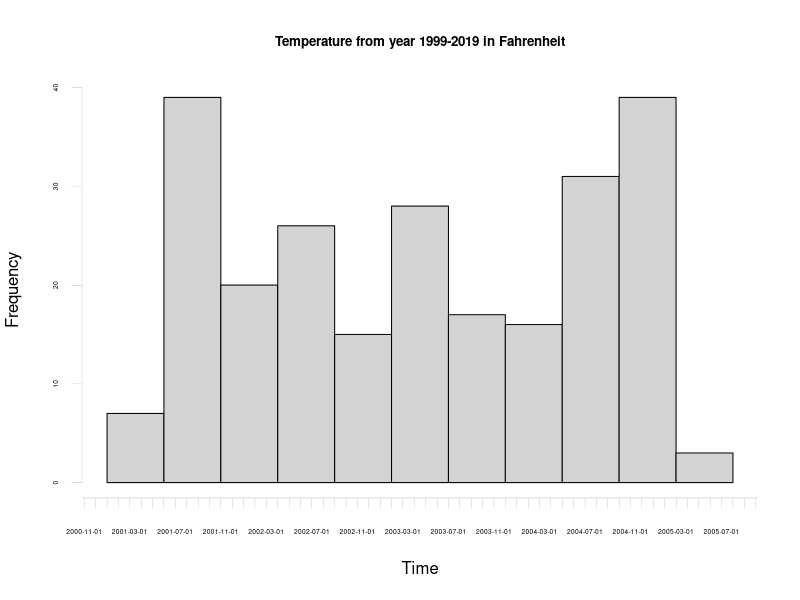
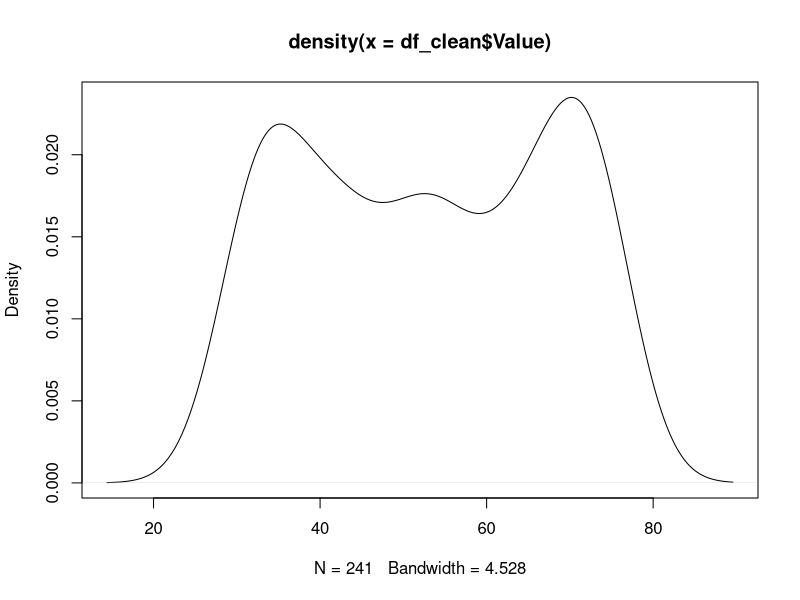
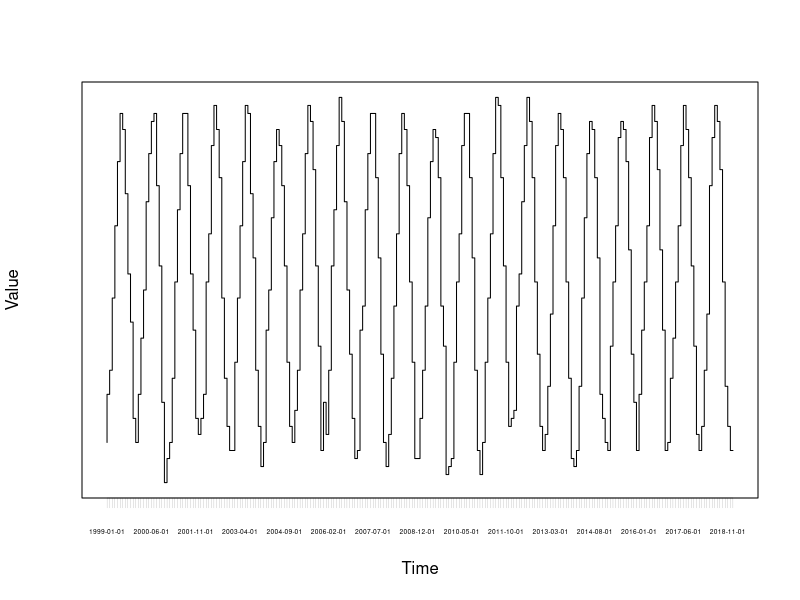

These figures' R source, in order: (Note: this script raises an error after producing the figures.)
library(ggplot2)

df = read.csv('110-tavg-all-1-1999-2019.txt')
df_clean = df[-c(1:4),]
timeseries = rownames(df_clean)
colnames(df_clean)[1] <- format(df[4,1])
colnames(df_clean)[2] <- 'Average'
timeseries = paste(substr(timeseries,1,4), substr(timeseries,5,6), '01', sep = "-")
df_clean = data.frame(as.integer(df_clean$Value), as.integer(df_clean$Average), ts(timeseries))
colnames(df_clean)[1] <- format(df[4,1])
colnames(df_clean)[2] <- 'Average'
colnames(df_clean)[3] <- 'Timeseries'
rownames(df_clean) = c(1:nrow(df_clean))
#rownames(df_clean) = ts(timeseries)

write.csv(df_clean, 'output.csv')

###################################################
# EXPLORING THE DATA                              #
###################################################

print(paste0("Mean = ",mean(df_clean$Value)))
print(paste0("Variance = ", var(df_clean$Value)))
print(paste0(c('Minimum Temp = ', 'Average = ', 'Year of Minimum Temp = '), 
             df_clean[c(df_clean$Value == min(df_clean$Value)),]))
print(paste0(c('Maximum Temp = ', 'Average = ', 'Year of Maximum Temp = '),
             df_clean[c(df_clean$Value == max(df_clean$Value)),]))

###################################################
# PLOTTING                                        #
###################################################

### HISTOGRAM ###
hist(df_clean$Value, 
     xlab = 'Time',
     xaxt='n',
     yaxt='n',
     main = 'Temperature from year 1999-2019 in Fahrenheit',
     cex.main=0.8)
axis(side=1, at=c(1:nrow(df_clean)), labels=c(df_clean$Timeseries),
     lwd=0.1,
     line = NA,
     cex.axis=0.4)
axis(side=2, lwd=0.1,
     cex.axis=0.4)

### Desnity Plot ###
plot(density(df_clean$Value))

### Weather Plot ###
plot(c(1:nrow(df_clean)), 
     df_clean$Value,
     xlab = 'Time',
     ylab = 'Value',
     type = 'S',
     xaxt = 'n',
     yaxt = 'n')
axis(side=1, at=c(1:nrow(df_clean)), labels=c(df_clean$Timeseries),
     lwd=0.1,
     cex.axis=0.4)
axis(side=2, at=c(1:228), labels=seq(min(df_clean$Value), max(df_clean$Value), 1),
     lwd=0.1,
     cex.axis=0.4)
abline(h=mean(df_clean$Value), col='blue')
abline(h=min(df_clean$Value), col='red')
abline(h=max(df_clean$Value), col='green')

add_legend <- function(...) {
        opar <- par(fig=c(0, 1, 0, 1), oma=c(0, 0, 0, 0), 
                    mar=c(0, 0, 0, 0), new=TRUE)
        on.exit(par(opar))
        plot(0, 0, type='n', bty='n', xaxt='n', yaxt='n')
        legend(...)
} ## Reference - https://stackoverflow.com/questions/3932038/plot-a-legend-outside-of-the-plotting-area-in-base-graphics

add_legend("topright", legend=c("Min", "Max", "Mean"), pch=20, 
           col=c("red", "green", "blue"),
           horiz=TRUE, bty='n', cex=0.8)